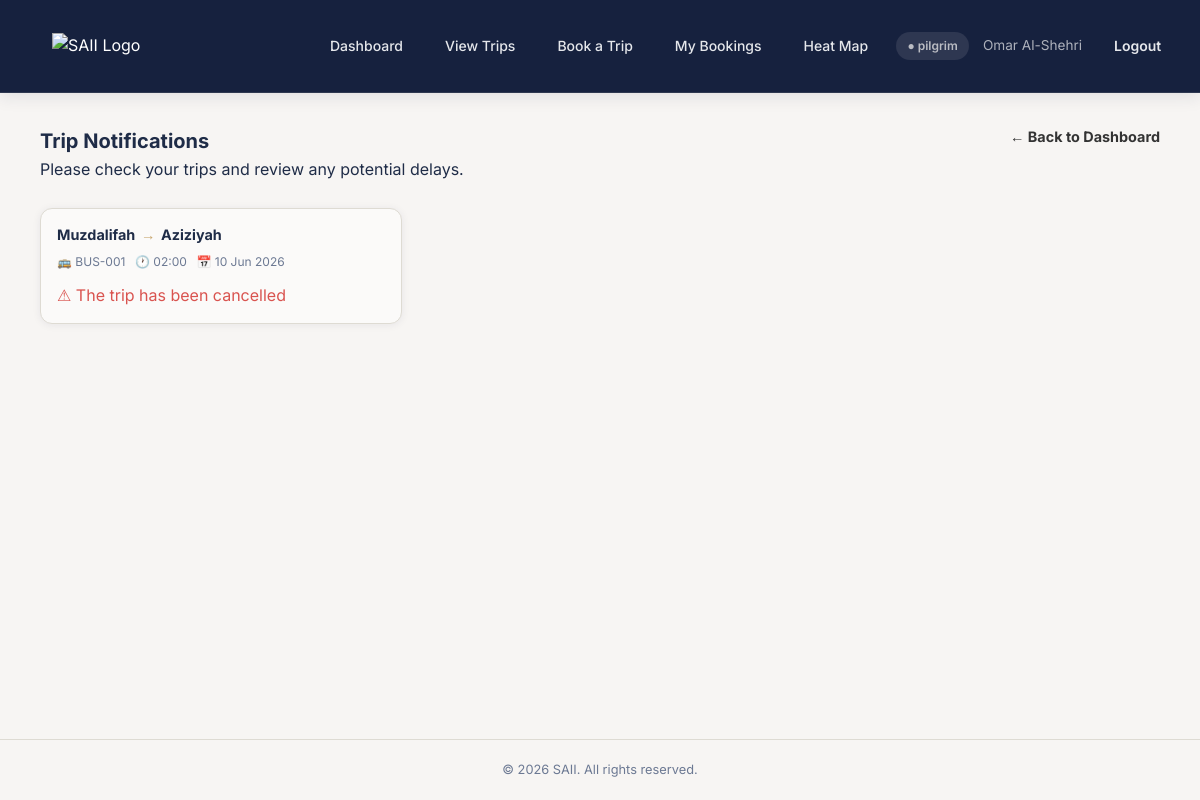
/notifications.php (signed in), run on an earlier commit of the app's database.
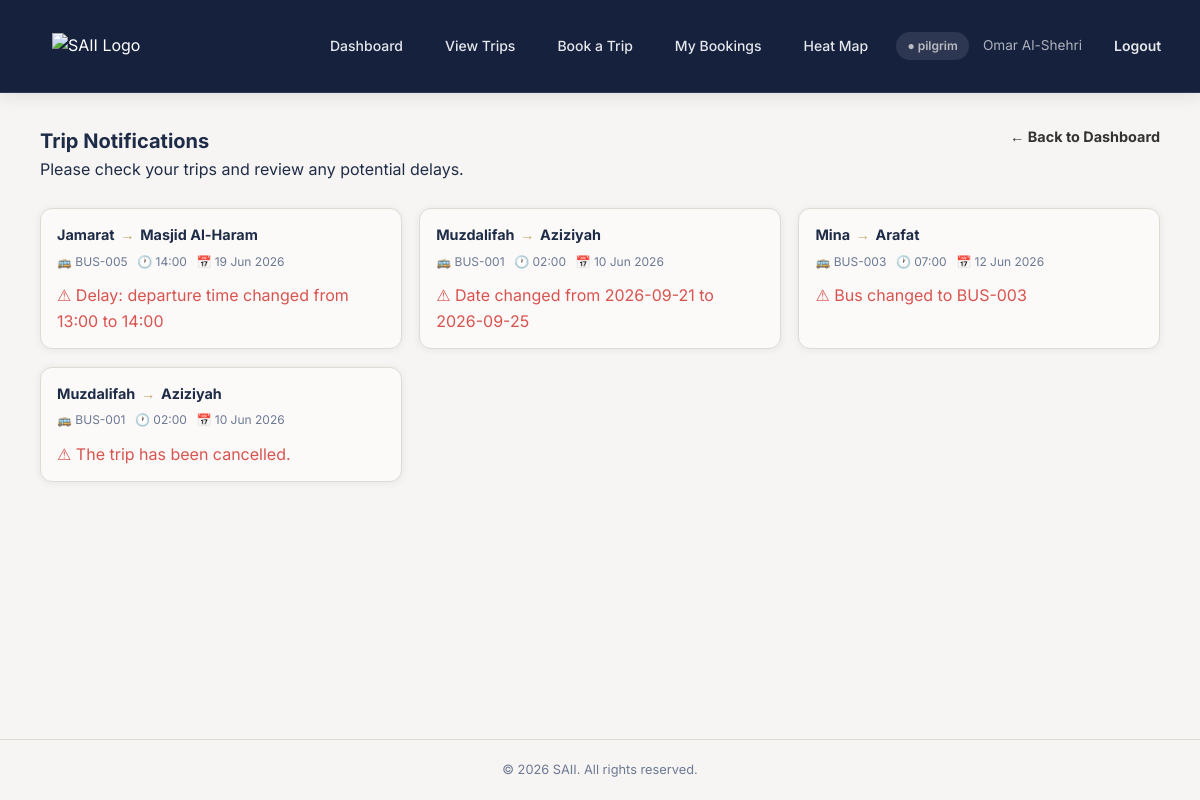
And on a later commit of the database.
### tables this page shows
CREATE TABLE `user` (
  `UserID` int(11) NOT NULL,
  `Email` varchar(100) NOT NULL,
  `Password` varchar(255) NOT NULL,
  `User_Name` varchar(100) NOT NULL
);

CREATE TABLE `notification` (
  `notification_id` int(11) NOT NULL,
  `message` text NOT NULL,
  `sent_at` datetime NOT NULL DEFAULT CURRENT_TIMESTAMP,
  `TripID` int(11) NOT NULL
);

CREATE TABLE `trip` (
  `TripID` int(11) NOT NULL,
  `Origin` varchar(100) NOT NULL,
  `Destination` varchar(100) NOT NULL,
  `DepartureDate` date NOT NULL,
  `DepartureTime` time NOT NULL,
  `TotalSeats` int(11) NOT NULL,
  `AvailableSeats` int(11) NOT NULL,
  `Status` enum('Confirmed','Completed','Cancelled') NOT NULL,
  `Pickup_Location` varchar(150) DEFAULT NULL,
  `BusID` int(11) NOT NULL,
  `AdminID` int(11) NOT NULL
);

CREATE TABLE `bus` (
  `BusID` int(11) NOT NULL,
  `Bus_Number` varchar(50) NOT NULL,
  `Capacity` int(11) NOT NULL,
  `Status` enum('Active','Maintenance') NOT NULL,
  `Driver_Name` varchar(100) NOT NULL,
  `Driver_Phone` varchar(20) NOT NULL
);

### notifications.php (the view, shortened to what this page needs)
<?php
include('db_connection.php');
$userID = $_SESSION['UserID'];
$stmt = $conn->prepare("SELECT User_Name FROM user WHERE UserID = ?");
$stmt->bind_param("i", $userID);
$stmt->execute();
$result = $stmt->get_result();
$userName = "User";
if ($row = $result->fetch_assoc()) {
    $userName = $row['User_Name'];
}
$stmt = $conn->prepare("SELECT PilgrimID FROM pilgrim WHERE UserID = ?");
$stmt->bind_param("i", $userID);
$stmt->execute();
$result = $stmt->get_result();
$pilgrimID = null;
if ($row = $result->fetch_assoc()) {
    $pilgrimID = $row['PilgrimID'];
}
$notifResult = $conn->prepare("
    SELECT DISTINCT
        n.notification_id,
        n.message,
        n.sent_at,
        t.TripID,
        t.Origin,
        t.Destination,
        t.DepartureDate,
        t.DepartureTime,
        b.Bus_Number
    FROM notification n
    JOIN trip t ON n.TripID = t.TripID
    JOIN bus b ON t.BusID = b.BusID
    JOIN booking bk ON bk.TripID = t.TripID
    WHERE bk.PilgrimID = ?
    AND t.DepartureDate >= CURDATE()
    ORDER BY n.sent_at DESC
");
$notifResult->bind_param("i", $pilgrimID);
$notifResult->execute();
$result = $notifResult->get_result();
$notifications = [];
while ($row = $result->fetch_assoc()) {
    $notifications[] = $row;
}
function fmtTime24($t) {
    return substr($t, 0, 5);
}
function fmtDate($d) {
    return date('j M Y', strtotime($d));
}
?>
<!DOCTYPE html>
<html lang="en">
<head>
  <link rel="stylesheet" href="styles.css"/>
</head>
<body class="page-wrapper">
<header class="navbar">
  <div class="navbar-inner">
    <a href="user-dashboard.php" class="nav-logo">
      <img src="image/saii.png" alt="SAII Logo" class="logo-img"/>
    </a>
    <nav class="nav-links">
      <a href="user-dashboard.php"  class="nav-link">Dashboard</a>
      <a href="view-trips.php"      class="nav-link">View Trips</a>
      <a href="add-booking.php"     class="nav-link">Book a Trip</a>
      <a href="my_bookings.php"     class="nav-link">My Bookings</a>
      <a href="user-heat-map.php"   class="nav-link">Heat Map</a>
    </nav>
    <div class="nav-right">
      <span class="role-chip user">&#9679; pilgrim</span>
      <span style="color:rgba(255,255,255,.65);font-size:.85rem;"><?= htmlspecialchars($userName) ?></span>
      <a href="logout.php" class="btn btn-sm btn-outline-dark">Logout</a>
    </div>
  </div>
</header>
<div class="page-content">
  <a href="user-dashboard.php" class="back-arrow"
     style="text-decoration:none;color:#333;font-size:0.9rem;margin-bottom:0.5rem;float:right;">
    <b>← Back to Dashboard</b>
  </a>
  <h2>Trip Notifications</h2>
  <p>Please check your trips and review any potential delays.</p>
  <br>
  <div class="trips-grid">
    <?php if (empty($notifications)): ?>
      <p style="color:var(--fg-muted)">No notifications at the moment.</p>
    <?php else: ?>
      <?php foreach ($notifications as $n): ?>
        <div class="trip-photo-card">
          <div class="trip-photo-body">
            <div class="trip-photo-route">
              <?= htmlspecialchars($n['Origin']) ?>
              <span class="arrow"> → </span>
              <?= htmlspecialchars($n['Destination']) ?>
            </div>
            <div class="trip-photo-meta">
              <span>🚌 <?= htmlspecialchars($n['Bus_Number']) ?></span>
              <span>🕐 <?= fmtTime24($n['DepartureTime']) ?></span>
              <span>📅 <?= fmtDate($n['DepartureDate']) ?></span>
            </div>
            <div class="trip-photo-footer">
              <span style="color:#d9534f;">
                ⚠ <?= htmlspecialchars($n['message']) ?>
              </span>
            </div>
          </div>
        </div>
      <?php endforeach; ?>
    <?php endif; ?>
  </div>
</div>
<footer class="site-footer">
  <p>© 2026 SAII. All rights reserved.</p>
</footer>
</body>
</html>

### styles.css (style rules this page uses)
:root { --bg: hsl(40,20%,96%); --fg: hsl(220,40%,20%); --card-bg: hsl(40,20%,98%); --primary: hsl(220,45%,20%); --primary-fg: hsl(215,30%,26%); --accent: hsl(37,45%,61%); --accent-fg: hsl(220,40%,15%); --secondary: hsl(40,25%,92%); --muted: hsl(40,15%,90%); --muted-fg: hsl(220,15%,50%); --border: hsl(40,15%,85%); --input: hsl(40,15%,85%); --destructive: hsl(0,72%,51%); --radius: 0.75rem; --shadow: 0 1px 8px rgba(26,35,64,.07); --shadow-md: 0 4px 16px rgba(26,35,64,.10); --shadow-lg: 0 8px 32px rgba(26,35,64,.16); --sidebar-bg: hsl(220,45%,15%); --sidebar-fg: hsl(40,20%,92%); --sidebar-accent: hsl(220,40%,22%); --sidebar-border: hsl(220,35%,25%); }
*,*::before,*::after { box-sizing:border-box; margin:0; padding:0 }
html { scroll-behavior:smooth }
body { font-family:'Inter',sans-serif; background:var(--bg); color:var(--fg); min-height:100vh; line-height:1.6; -webkit-font-smoothing:antialiased; }
a { color:inherit; text-decoration:none }
img { display:block; max-width:100% }
.navbar { position:sticky; top:0; z-index:200; background:var(--primary); border-bottom:1px solid hsla(40,15%,85%,.12); box-shadow:var(--shadow-md); }
.navbar-inner { max-width:1152px; margin:0 auto; padding:0 1.5rem; height:64px; display:flex; align-items:center; gap:1rem; }
.nav-logo { display:flex; align-items:center; gap:5px; }
.logo-img { width:250px; height:auto; }
.nav-links { flex:1; display:flex; align-items:center; justify-content:flex-start; gap:.25rem; }
.nav-link { display:inline-flex; align-items:center; gap:.5rem; padding:.45rem .75rem; border-radius:.5rem; font-size:.875rem; font-weight:500; color:hsla(40,20%,96%,.7); transition:all .15s; white-space:nowrap; position:relative; text-decoration:none; }
.nav-right { display:flex; align-items:center; gap:.75rem; flex-shrink:0; margin-left:auto; }
.role-chip { display:inline-flex; align-items:center; gap:.35rem; padding:.25rem .7rem; border-radius:999px; font-size:.75rem; font-weight:600; }
.role-chip.user { background:hsla(40,20%,96%,.1); color:hsla(40,20%,96%,.7) }
.site-footer { border-top:1px solid var(--border); padding:1.25rem 1rem; text-align:center; background:var(--bg); margin-top:auto; }
.site-footer p { color:var(--muted-fg); font-size:.8rem; }
.page-wrapper { min-height:100vh; display:flex; flex-direction:column; }
.page-content { flex:1; max-width:1152px; margin:0 auto; width:100%; padding:2rem 1rem 3rem; }
h2 { font-size:1.25rem; font-weight:700; color:var(--fg) }
.btn { display:inline-flex; align-items:center; justify-content:center; gap:.4rem; padding:.5rem 1rem; border-radius:.5rem; font-size:.875rem; font-weight:500; border:1px solid transparent; transition:all .15s; white-space:nowrap; cursor:pointer; line-height:1; }
.btn-outline-dark { background:transparent; border-color:hsla(40,20%,96%,.2); color:hsla(40,20%,96%,.85) }
.btn-sm { padding:.3rem .7rem; font-size:.8rem; border-radius:.4rem }
.trips-grid { display: grid; grid-template-columns: repeat(3, 1fr); gap: 1.1rem; margin-bottom: 2rem; }
.trip-photo-card { background: var(--card-bg); border: 1px solid var(--border); border-radius: var(--radius); overflow: hidden; box-shadow: var(--shadow); transition: box-shadow .2s, transform .2s; cursor: pointer; }
.trip-photo-body { padding: .875rem 1rem; }
.trip-photo-route { font-weight: 700; font-size: .9rem; color: var(--fg); display: flex; align-items: center; gap: .35rem; margin-bottom: .35rem; }
.trip-photo-route .arrow { color: var(--accent); }
.trip-photo-meta { display: flex; flex-wrap: wrap; gap: .6rem; font-size: .75rem; color: var(--muted-fg); margin-bottom: .75rem; }
.trip-photo-meta span { display: flex; align-items: center; gap: .25rem; }
.trip-photo-footer { display: flex; align-items: center; justify-content: space-between; }
.navbar { background: #16213e; color: white; display: flex; align-items: center; justify-content: space-between; padding: 14px 28px; gap: 20px; }
.nav-links { display: flex; gap: 18px; flex: 1; justify-content: center; }
.nav-links a, .nav-right a { color: #e5e7eb; text-decoration: none; font-size: 14px; }
.nav-right { display: flex; gap: 14px; align-items: center; font-size: 14px; }
.btn { padding: 10px 18px; border-radius: 10px; border: none; cursor: pointer; font-weight: 600; }

What changed in the data, as far as the page shows it:
added notification: TripID.Origin "Jamarat", TripID.Destination "Masjid Al-Haram", bus.Bus_Number "BUS-005", TripID.DepartureTime "14:00", TripID.DepartureDate "19 Jun 2026", message "Delay: departure time changed from 13:00 to 14:00"
added notification: TripID.Origin "Muzdalifah", TripID.Destination "Aziziyah", bus.Bus_Number "BUS-001", TripID.DepartureTime "02:00", TripID.DepartureDate "10 Jun 2026", message "Date changed from 2026-09-21 to 2026-09-25"
added notification: TripID.Origin "Mina", TripID.Destination "Arafat", bus.Bus_Number "BUS-003", TripID.DepartureTime "07:00", TripID.DepartureDate "12 Jun 2026", message "Bus changed to BUS-003"
changed notification: message "The trip has been cancelled" → "The trip has been cancelled."
